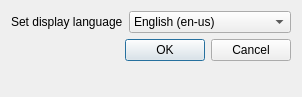
<?xml version="1.0" encoding="UTF-8"?>
<ui version="4.0">
 <class>Dialog</class>
 <widget class="QDialog" name="Dialog">
  <property name="geometry">
   <rect>
    <x>0</x>
    <y>0</y>
    <width>302</width>
    <height>97</height>
   </rect>
  </property>
  <property name="windowTitle">
   <string>Dialog</string>
  </property>
  <layout class="QFormLayout" name="formLayout">
   <item row="0" column="0">
    <widget class="QLabel" name="label">
     <property name="text">
      <string>Set display language</string>
     </property>
    </widget>
   </item>
   <item row="0" column="1">
    <widget class="QComboBox" name="comboBox">
     <property name="sizePolicy">
      <sizepolicy hsizetype="Expanding" vsizetype="Fixed">
       <horstretch>0</horstretch>
       <verstretch>0</verstretch>
      </sizepolicy>
     </property>
     <item>
      <property name="text">
       <string>English (en-us)</string>
      </property>
     </item>
     <item>
      <property name="text">
       <string>German (de-de)</string>
      </property>
     </item>
    </widget>
   </item>
   <item row="1" column="0" colspan="2">
    <widget class="QDialogButtonBox" name="buttonBox">
     <property name="orientation">
      <enum>Qt::Orientation::Horizontal</enum>
     </property>
     <property name="standardButtons">
      <set>QDialogButtonBox::StandardButton::Cancel|QDialogButtonBox::StandardButton::Ok</set>
     </property>
    </widget>
   </item>
  </layout>
 </widget>
 <resources/>
 <connections>
  <connection>
   <sender>buttonBox</sender>
   <signal>rejected()</signal>
   <receiver>Dialog</receiver>
   <slot>reject()</slot>
   <hints>
    <hint type="sourcelabel">
     <x>316</x>
     <y>260</y>
    </hint>
    <hint type="destinationlabel">
     <x>286</x>
     <y>274</y>
    </hint>
   </hints>
  </connection>
  <connection>
   <sender>buttonBox</sender>
   <signal>accepted()</signal>
   <receiver>Dialog</receiver>
   <slot>accept()</slot>
   <hints>
    <hint type="sourcelabel">
     <x>248</x>
     <y>254</y>
    </hint>
    <hint type="destinationlabel">
     <x>157</x>
     <y>274</y>
    </hint>
   </hints>
  </connection>
 </connections>
</ui>
